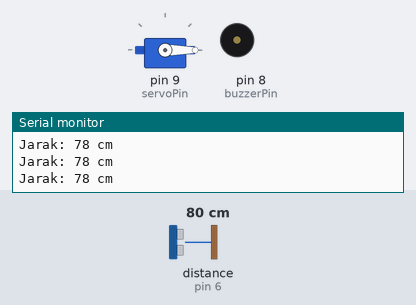
Recording of a sketch running on a simulated Arduino Uno, built with avr-gcc and run on an emulated ATmega328P. On the bench: servo, buzzer (waves = sounding, pin HIGH), the last lines printed to the serial monitor. Wiring (inferred from the names in the program): ultrasonic range finder: trigger pin 7; echo pin 6. Inputs (shaded band) come from the test bench; at power-on: distance to the obstacle (sensor on pin 6) 80 cm. The echo pulse lasts 58.3 µs per cm; pins used as bus, display or sensor lines are not drawn.

Above: at 1.2 s.
1.3 s: distance to the obstacle (sensor on pin 6) set to 8 cm
2.8 s: distance to the obstacle (sensor on pin 6) set to 5 cm
At 3.9 s:
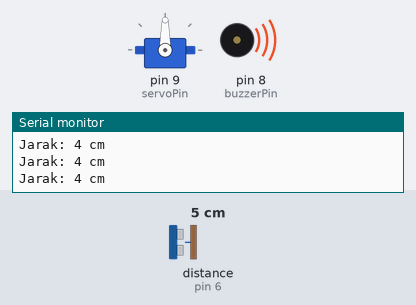
4.3 s: distance to the obstacle (sensor on pin 6) set to 9 cm
At 5.4 s:
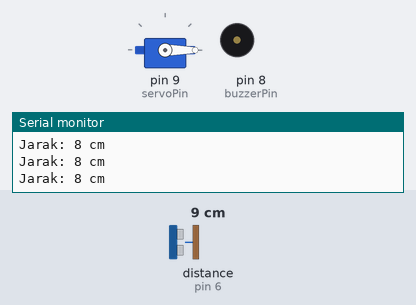
5.9 s: distance to the obstacle (sensor on pin 6) set to 2 cm
At 7.0 s:
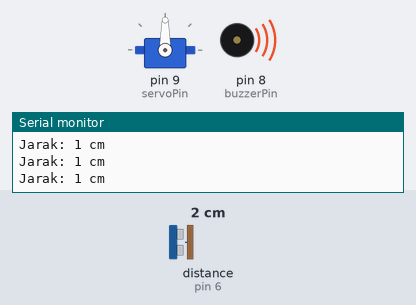
Timing chart, 0 to 8.5 s (numbered marks = the images above; inputs shaded):
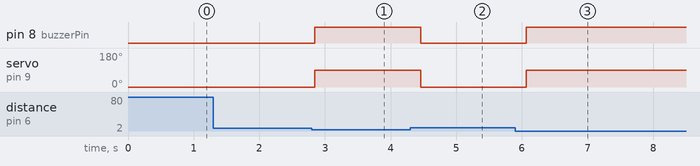

The sketch:

sensor-servo.ino
```cpp
// include library
#include <Servo.h>


Servo gateServo;

// pin HC-SR04
int trigPin = 7;
int echoPin = 6;


// pin servo & buzzer
int servoPin = 9;
int buzzerPin = 8;

// variabel jarak
long duration;
int distance;

void setup() {
  pinMode(trigPin, OUTPUT);
  pinMode(echoPin, INPUT);
  pinMode(buzzerPin, OUTPUT);

  gateServo.attach(servoPin);

  Serial.begin(9600);

  // posisi awal palang (tutup)
  gateServo.write(0);
}

void loop() {
  // trigger/ngeluarin bunyi HC-SR04
  digitalWrite(trigPin, LOW);
  delayMicroseconds(2);
  digitalWrite(trigPin, HIGH);
  delayMicroseconds(10);
  digitalWrite(trigPin, LOW);

  // baca echo
  duration = pulseIn(echoPin, HIGH);

  //rumus  hitung jarak (cm)
  distance = duration * 0.034 / 2;

  Serial.print("Jarak: ");
  Serial.print(distance);
  Serial.println(" cm");

  if (distance < 6 && distance > 0) {
    // buka palang
    gateServo.write(90);
    digitalWrite(buzzerPin, HIGH);
  } else {
    // tutup palang
    gateServo.write(0);
    digitalWrite(buzzerPin, LOW);
  }
  delay(200);
}
```

Measured:
- the behaviour switches between 7 and 6 cm on distance to the obstacle (sensor on pin 6) (found by bisection; images 0 and 1)
- after the input at 2.8 s, pin 8 (buzzerPin): LOW → HIGH after 0.05 s; servo on pin 9 (servoPin): 0° → 90° after 0.05 s
- after the input at 4.3 s, pin 8 (buzzerPin): HIGH → LOW after 0.16 s; servo on pin 9 (servoPin): 90° → 0° after 0.16 s
- after the input at 5.9 s, pin 8 (buzzerPin): LOW → HIGH after 0.17 s; servo on pin 9 (servoPin): 0° → 90° after 0.17 s
